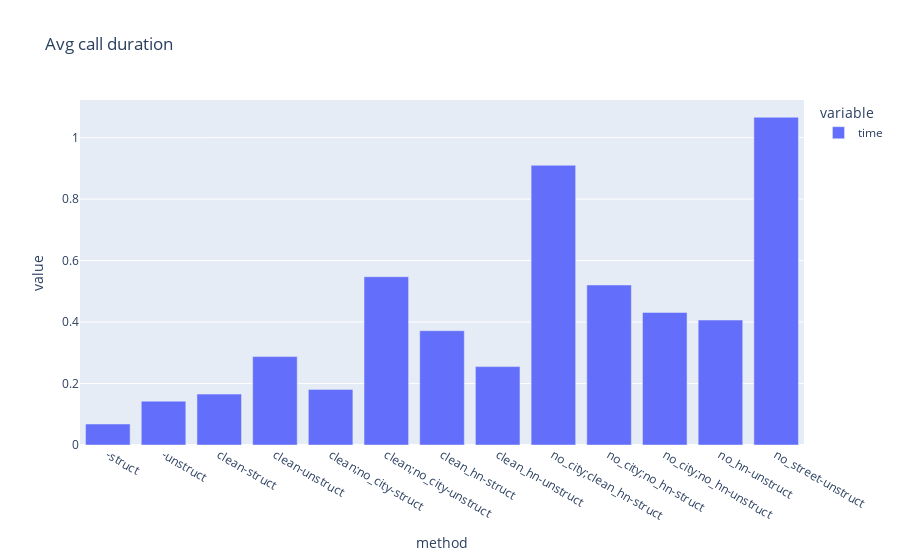

Write notebook code for a chart like this one.
### Code cell
(addresses_seq.groupby("method").time.mean()).plot.bar(title="Avg call duration")

### Figure 1 — Plotly figure (JSON) as saved in the notebook; plotly's stock layout.template omitted (floating-point values rounded to 4 significant figures)
{"data": [{"hovertemplate": "variable=time<br>method=%{x}<br>value=%{y}<extra></extra>", "legendgroup": "time", "marker": {"color": "#636efa", "pattern": {"shape": ""}}, "name": "time", "orientation": "v", "showlegend": true, "textposition": "auto", "type": "bar", "x": ["-struct", "-unstruct", "clean-struct", "clean-unstruct", "clean;no_city-struct", "clean;no_city-unstruct", "clean_hn-struct", "clean_hn-unstruct", "no_city;clean_hn-struct", "no_city;no_hn-struct", "no_city;no_hn-unstruct", "no_hn-unstruct", "no_street-unstruct"], "xaxis": "x", "y": [0.06824, 0.1427, 0.1656, 0.2876, 0.1809, 0.5474, 0.3718, 0.255, 0.91, 0.5205, 0.4313, 0.4065, 1.066], "yaxis": "y"}], "layout": {"barmode": "relative", "legend": {"title": {"text": "variable"}, "tracegroupgap": 0}, "title": {"text": "Avg call duration"}, "xaxis": {"anchor": "y", "domain": [0, 1], "title": {"text": "method"}}, "yaxis": {"anchor": "x", "domain": [0, 1], "title": {"text": "value"}}}}
